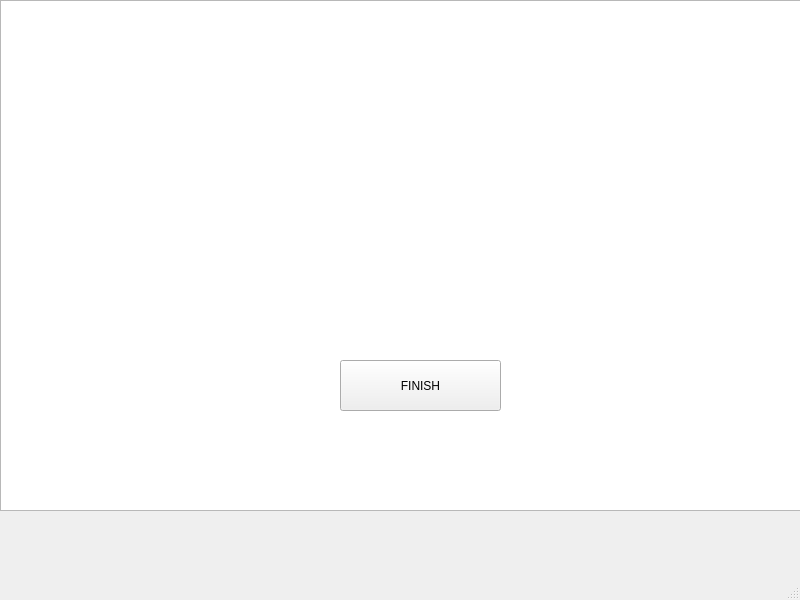
<?xml version="1.0" encoding="UTF-8"?>
<ui version="4.0">
 <class>MainWindow3</class>
 <widget class="QMainWindow" name="MainWindow3">
  <property name="geometry">
   <rect>
    <x>0</x>
    <y>0</y>
    <width>800</width>
    <height>600</height>
   </rect>
  </property>
  <property name="windowTitle">
   <string>MainWindow</string>
  </property>
  <widget class="QWidget" name="centralwidget">
   <widget class="QGraphicsView" name="graphicsView">
    <property name="geometry">
     <rect>
      <x>0</x>
      <y>0</y>
      <width>801</width>
      <height>511</height>
     </rect>
    </property>
   </widget>
   <widget class="QPushButton" name="pushButton">
    <property name="geometry">
     <rect>
      <x>340</x>
      <y>360</y>
      <width>161</width>
      <height>51</height>
     </rect>
    </property>
    <property name="text">
     <string>FINISH</string>
    </property>
   </widget>
  </widget>
  <widget class="QMenuBar" name="menubar">
   <property name="geometry">
    <rect>
     <x>0</x>
     <y>0</y>
     <width>800</width>
     <height>21</height>
    </rect>
   </property>
  </widget>
  <widget class="QStatusBar" name="statusbar"/>
 </widget>
 <resources/>
 <connections/>
</ui>
